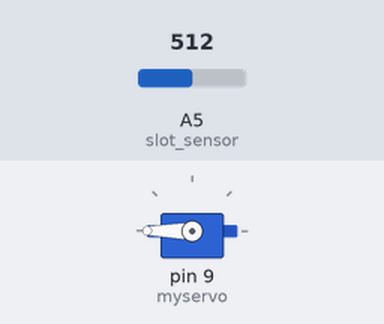
Recording of a sketch running on a simulated Arduino Uno, built with avr-gcc and run on an emulated ATmega328P. Parts: servo. The test bench sets the inputs (shaded band); at power-on: A5 (slot_sensor) = 512.

Above: at 1.2 s.
1.3 s: A5 (slot_sensor) set to 17
2.8 s: A5 (slot_sensor) set to 14
At 4.0 s:
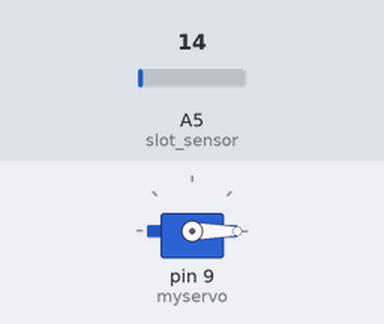
4.3 s: A5 (slot_sensor) set to 122
At 5.1 s:
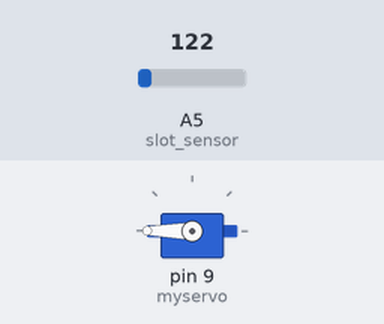
5.8 s: A5 (slot_sensor) set to 5
At 6.3 s:
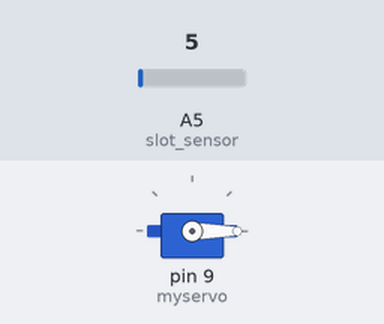
Timing chart, 0 to 8.3 s (numbered marks = the images above; inputs shaded):
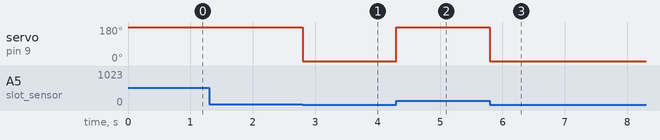

Measured:
- the behaviour switches between 16 and 15 on A5 (slot_sensor) (found by bisection; images 0 and 1)
- after the input at 1.3 s, every drawn part: stays the same
- after the input at 2.8 s, servo on pin 9 (myservo): 180° → 0° at once
- after the input at 4.3 s, servo on pin 9 (myservo): 0° → 180° at once
- after the input at 5.8 s, servo on pin 9 (myservo): 180° → 0° at once

The sketch:

Servo_slot_integrated.ino
```cpp
#include <Servo.h>
int val;
const int slot_sensor = A5;
Servo myservo;

void setup()
{
    Serial.begin(9600);
    myservo.attach(9);  // attaches the servo on pin 9 to the servo object
}


void move_servo(float angle)
{

    myservo.write(angle);

}

void loop()
{
  val = analogRead(slot_sensor);

  if (val<=15)
  {
    move_servo(0);
  }

  else
  {
    move_servo(180);
  }


//  Serial.println(val);
//  delay(100);
}
```
